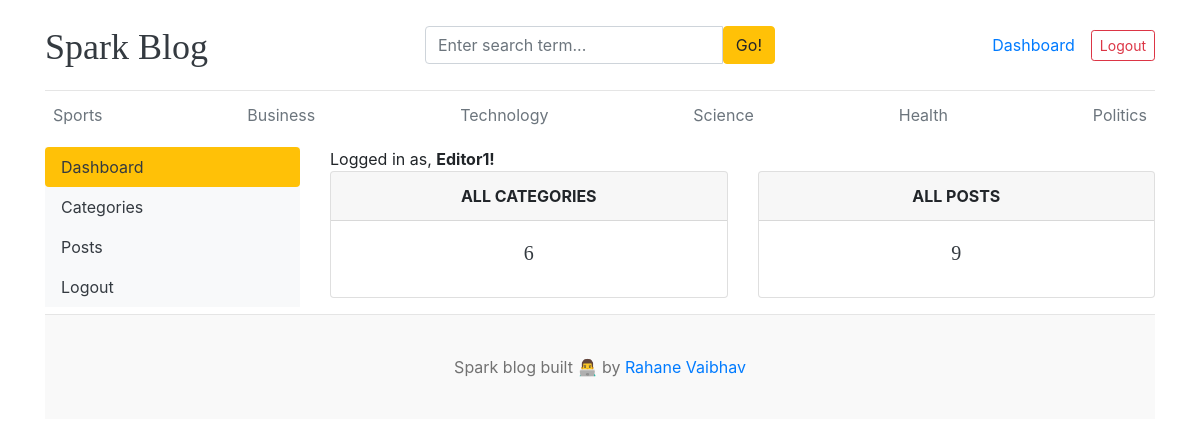
Page /dashboard/ (signed in) on the committed database.
### blogs/models.py (models this page shows, shortened)
class Category(models.Model):
    category_name = models.CharField(max_length=50, unique=True)
    created_at = models.DateTimeField(auto_now_add=True)
    updated_at = models.DateTimeField(auto_now=True)
    class Meta:
        verbose_name_plural = 'categories'

### dashboards/views.py (the view)
# urls.py: path('dashboard/', include('dashboards.urls')),
@login_required(login_url="login")
def dashboard(request):
    category_count = Category.objects.all().count()
    blogs_count = Blog.objects.all().count()
    context={
        'category_count': category_count,
        'blogs_count': blogs_count,
    }
    return render(request, 'dashboard/dashboard.html',context)

### blogs/context_processors.py (called while the page is built)
def get_categories(request):
    categories = Category.objects.all()
    return dict(categories=categories)

def get_social_links(request):
    social_links = SocialLink.objects.all()
    return dict(social_links=social_links)

### templates/dashboard/dashboard.html
{% extends "base.html" %}
{% block content %}
<div class="row">
    {% include 'dashboard/sidebar.html' %}
     <div class="col-md-9">
        <span>Logged in as, <b>{{ user.username }}!</b></span>
        <div class="row">
            <div class="col">
                <div class="card border-default mb-3">
                    <div class="card-header text-center text-uppercase font-weight-bold">All categories</div>
                    <div class="card-body text-dark">
                        <h5 class="card-title text-center">{{ category_count }}</h5>
                    </div>
                </div>
            </div>
             <div class="col">
                <div class="card border-default mb-3">
                    <div class="card-header text-center text-uppercase font-weight-bold">All Posts</div>
                    <div class="card-body text-dark">
                        <h5 class="card-title text-center">{{ blogs_count }}</h5>
                    </div>
                </div>
            </div>
        </div>
     </div>
</div>
{% endblock %}

### templates/base.html (shortened to what this page needs)
{% load static %}
<!DOCTYPE html>
<html lang="en">
<head>
    <link href="https://getbootstrap.com/docs/4.0/dist/css/bootstrap.min.css" rel="stylesheet">
    <link href="{% static 'css/blog.css' %}" rel="stylesheet">
    <link rel="stylesheet" href="https://cdnjs.cloudflare.com/ajax/libs/font-awesome/4.7.0/css/font-awesome.min.css">
  </head>
<body>
    <div class="container">
      <header class="blog-header py-3">
        <div class="row flex-nowrap justify-content-between align-items-center">
          <div class="col-4 pt-1">
            <a class="blog-header-logo text-dark" href="/">Spark Blog</a>
          </div>
          <div class="col-4">
            <form action="{% url 'search' %}" method="GET">
              <div class="input-group">
                        <input class="form-control" type="text" name="keyword" value = "{{keyword}}" placeholder="Enter search term..." aria-label="Enter search term..." aria-describedby="button-search" />
                        <button type="submit"class="btn btn-warning" id="button-search" type="button">Go!</button>
                    </div>
            </form>
          </div>
          <div class="col-4 d-flex justify-content-end align-items-center">
            {% if not user.is_authenticated %}
            <a class="btn btn-sm btn-warning" href="{% url 'login' %}">Login</a> &nbsp;
            <a class="btn btn-sm btn-outline-secondary" href="{% url 'register' %}">Register</a>
            {% else %}
            <span><a href="{% url 'dashboard' %}">Dashboard</a></span>
            <span><a href="{% url 'logout' %}" class="btn btn-sm btn-outline-danger">Logout</a></span>
            {% endif %}
          </div>
        </div>
      </header>
      <div class="nav-scroller py-1 mb-2">
        <nav class="nav d-flex justify-content-between">
          {% for cat in categories %}
          <a class="p-2 text-muted" href="{% url 'posts_by_category' cat.id %}">{{ cat.category_name }}</a>
          {% endfor %}
        </nav>
      </div>
 {% block content %}
 {% endblock %}
 <footer class="blog-footer">
  <p>Spark blog built 👨‍💻 by <a href="#">Rahane Vaibhav</a></p>
</footer>
</body>
</html>

### blog_main/static/css/blog.css (style rules this page uses)
.blog-header { border-bottom: 1px solid #e5e5e5; }
.blog-header-logo { font-family: "Playfair Display", Georgia, "Times New Roman", serif; font-size: 2.25rem; }
h1, h2, h3, h4, h5, h6 { font-family: "Playfair Display", Georgia, "Times New Roman", serif; }
.blog-footer { padding: 2.5rem 0; color: #727272; text-align: center; background-color: #f9f9f9; border-top: .05rem solid #e5e5e5; }
.blog-footer p:last-child { margin-bottom: 0; }

### rows in the picture
Category: category_name "Sports"
Category: category_name "Business"
Category: category_name "Technology"
Category: category_name "Science"
Category: category_name "Health"
Category: category_name "Politics"

### other values in the picture
{{ user.username }} "Editor1"
{{ category_count }} "6"
{{ blogs_count }} "9"
